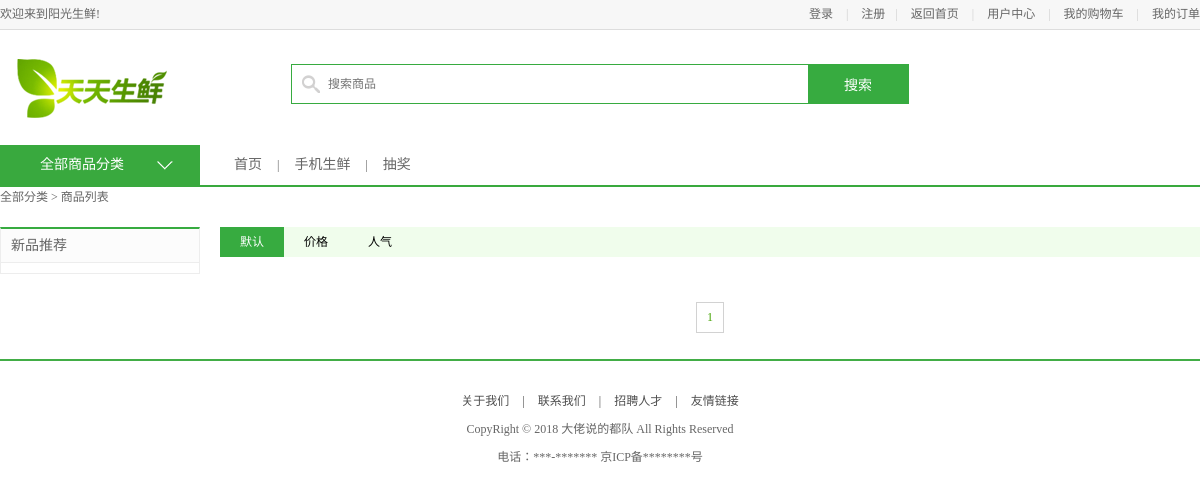
Before: /list3_1_1/ with the older database file.
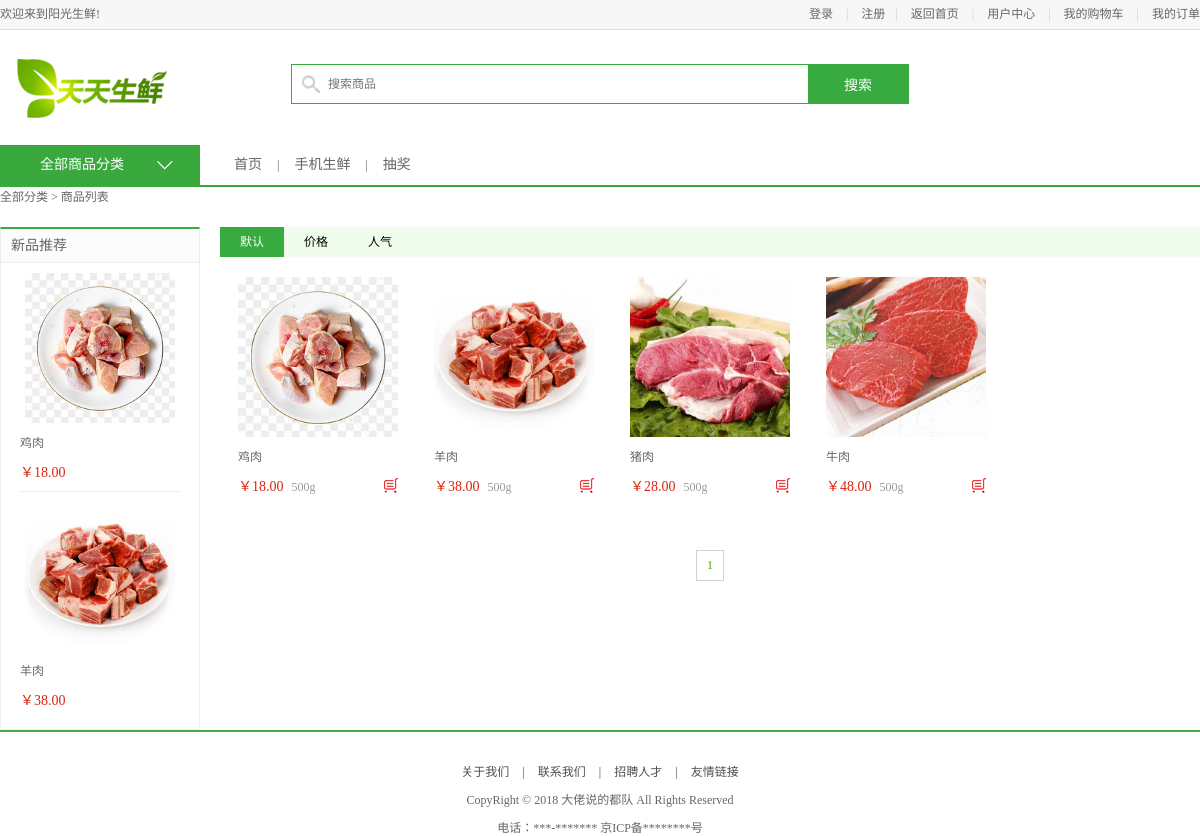
After: the same page with the newer database file.
### apps/df_goods/models.py (models this page shows, shortened)
class GoodsInfo(models.Model):
    isDelete = models.BooleanField(default=False)  # 逻辑删除
    gtitle = models.CharField(max_length=20, verbose_name="商品名称", unique=True)
    gpic = models.ImageField(verbose_name='商品图片', upload_to='df_goods/image/%Y/%m', null=True, blank=True)  # 商品图片
    gprice = models.DecimalField(max_digits=5, decimal_places=2, verbose_name="商品价格")  # 商品价格小数位为两位，整数位为3位
    gunit = models.CharField(max_length=20, default='500g', verbose_name="单位重量")
    gclick = models.IntegerField(verbose_name="点击量", default=0, null=False)
    gjianjie = models.CharField(max_length=200, verbose_name="简介")
    gkucun = models.IntegerField(verbose_name="库存", default=0)
    gcontent = HTMLField(max_length=200, verbose_name="详情")
    gtype = models.ForeignKey(TypeInfo, on_delete=models.CASCADE, verbose_name="分类")  # 外键关联TypeInfo表
    class Meta:
        verbose_name = "商品"
        verbose_name_plural = verbose_name

### apps/df_goods/views.py (the view)
# urls.py: url('^list(\d+)_(\d+)_(\d+)/$', views.good_list, name="good_list"),
def good_list(request, tid, pindex, sort):
    typeinfo = TypeInfo.objects.get(pk=int(tid))
    news = typeinfo.goodsinfo_set.order_by('-id')[0:2]
    goods_list = []
    cart_num, guest_cart = 0, 0
    try:
        user_id = request.session['user_id']
    except:
        user_id = None
    if user_id:
        guest_cart = 1
        cart_num = CartInfo.objects.filter(user_id=int(user_id)).count()
    if sort == '1':  # 默认最新
        goods_list = GoodsInfo.objects.filter(gtype_id=int(tid)).order_by('-id')
    elif sort == '2':  # 按照价格
        goods_list = GoodsInfo.objects.filter(gtype_id=int(tid)).order_by('-gprice')
    elif sort == '3':  # 按照人气点击量
        goods_list = GoodsInfo.objects.filter(gtype_id=int(tid)).order_by('-gclick')
    paginator = Paginator(goods_list, 4)
    page = paginator.page(int(pindex))
    context = {
        'title': '商品列表',
        'guest_cart': guest_cart,
        'cart_num': cart_num,
        'page': page,
        'paginator': paginator,
        'typeinfo': typeinfo,
        'sort': sort,  # 排序方式
        'news': news,
    }
    return render(request, 'df_goods/list.html', context)

### templates/df_goods/list.html (shortened to what this page needs)
{% extends 'df_goods/main.html' %}
{% block center_content %}
	<div class="main_wrap clearfix">
		<div class="l_wrap fl clearfix">
			<div class="new_goods">
				<h3>新品推荐</h3>
				<ul>
                    {% for goods in news %}
                        <li>
                            <a href="/{{ goods.id }}"><img src="{{ MEDIA_URL }}{{ goods.gpic }}"></a>
    						<h4><a href="/{{ goods.id }}">{{ goods.gtitle }}</a></h4>
    						<div class="prize">￥{{ goods.gprice }}</div>
                        </li>
                    {% endfor %}
				</ul>
			</div>
		</div>
		<div class="r_wrap fr clearfix">
			<div class="sort_bar">
                <a href="/list{{ typeinfo.id }}_1_1"
                   {% if sort == '1' %}
                    class="active"
                   {% endif %}
                    >默认</a>
                <a href="/list{{ typeinfo.id }}_1_2"
                    >价格</a>
                <a href="/list{{ typeinfo.id }}_1_3"
                    >人气</a>
			</div>
			<ul class="goods_type_list clearfix">
                {%  for g in page %}
                <li>
					<a href="/{{ g.id }}/"><img src="{{ MEDIA_URL }}{{ g.gpic }}"></a>
					<h4><a href="/{{ g.id }}/">{{ g.gtitle }}</a></h4>
					<div class="operate">
						<span class="prize">￥{{ g.gprice }}</span>
						<span class="unit">{{ g.gunit }}</span>
						<a href="/cart/add{{ g.id }}_1/" class="add_goods" title="加入购物车"></a>
					</div>
				</li>
                {% endfor %}
			</ul>
			<div class="pagenation">
                {% for pindex in paginator.page_range %}
                    {% if pindex == page.number %}
                        <a href="/list{{ typeinfo.id }}_{{pindex}}_{{ sort }}" class="active">{{ pindex }}</a>
                    {% else %}
                        <a href="/list{{ typeinfo.id }}_{{pindex}}_{{ sort }}">{{ pindex }}</a>
                    {% endif %}
                {% endfor %}
			</div>
		</div>
	</div>
{% endblock center_content %}

### templates/df_goods/main.html (shortened to what this page needs)
{% extends 'base.html' %}
{% block center_body %}
    <div class="navbar_con">
		<div class="navbar clearfix">
			<div class="subnav_con fl">
				<h1>全部商品分类</h1>
				<span></span>
			</div>
			<ul class="navlist fl">
				<li><a href="{% url "df_goods:index" %}">首页</a></li>
				<li class="interval">|</li>
				<li><a href="">手机生鲜</a></li>
				<li class="interval">|</li>
				<li><a href="{% url "df_goods:coupon" %}">抽奖</a></li>
			</ul>
		</div>
	</div>
	<div class="breadcrumb">
		全部分类 > {{ title }}
	</div>
{% block center_content %}
{% endblock center_content %}
{% endblock center_body %}

### templates/base.html (shortened to what this page needs)
{% extends 'base_foot.html' %}
{% block body %}
    <div class="header_con">
		<div class="header">
			<div class="welcome fl">欢迎来到阳光生鲜!</div>
			<div class="fr">
                {% if request.session.user_name|default:'' != '' %}
				<div class="login_btn fl">欢迎您：<em>{{ request.session.user_name }}</em>
                    <em>{{ request.session.user_consume }}</em>
                    <span>|</span>
                    <em><a href="{% url "df_user:logout" %}">退出</a></em>
				</div>
                {% else %}
				<div class="login_btn fl">
					<a href="{% url "df_user:login" %}">登录</a>
					<span>|</span>
					<a href="{% url "df_user:register" %}">注册</a>
				</div>
                {% endif %}
				<div class="user_link fl">
                    <span>|</span>
					<a href="{% url "df_goods:index" %}">返回首页</a>
					<span>|</span>
					<a href="{% url "df_user:info" %}">用户中心</a>
					<span>|</span>
					<a href="{% url "df_cart:cart" %}">我的购物车</a>
					<span>|</span>
					<a href="{% url "df_user:order" 1 %}">我的订单</a>
				</div>
			</div>
		</div>
	</div>
    <div class="search_bar clearfix">
		<a href="/" class="logo fl"><img src="/static/images/logo.png"></a>
		<div class="search_con fl">
			<input type="text" class="input_text fl" name="q" placeholder="搜索商品">
			<input type="button" class="input_btn fr" name="" value="搜索">
		</div>
	</div>
{% block center_body %}
{% endblock center_body %}
{% endblock body %}

### templates/base_foot.html (shortened to what this page needs)
<!DOCTYPE html PUBLIC "-//W3C//DTD XHTML 1.0 Transitional//EN" "http://www.w3.org/TR/xhtml1/DTD/xhtml1-transitional.dtd">
<html xmlns="http://www.w3.org/1999/xhtml" xml:lang="en">
{% load staticfiles %}
<head>
	<link rel="stylesheet" type="text/css" href="/static/css/reset.css">
	<link rel="stylesheet" type="text/css" href="/static/css/main.css">
</head>
<body>
{% block body %}{% endblock body %}
    <div class="footer no-mp">
		<div class="foot_link">
			<a href="https://github.com/weilanhanf/daily_fresh_demo">关于我们</a>
			<span>|</span>
			<a href="https://www.cnblogs.com/welan/">联系我们</a>
			<span>|</span>
			<a href="#">招聘人才</a>
			<span>|</span>
			<a href="#">友情链接</a>
		</div>
		<p>CopyRight © 2018 大佬说的都队 All Rights Reserved</p>
		<p>电话：***-*******    京ICP备********号</p>
	</div>
</body>
</html>

### static/css/main.css (style rules this page uses)
body { font-family:'Microsoft Yahei';font-size:12px;color:#666; }
html,body { height:100% }
.header_con { background-color:#f7f7f7; height:29px; border-bottom:1px solid #dddddd }
.header { width:1200px; height:29px; margin:0 auto; }
.welcome,.login_info,.login_btn,.user_link { line-height:29px; }
.login_btn a,.user_link a { color:#666; }
.login_btn span,.user_link span { color:#cecece; margin:0 10px; }
.search_bar { width:1200px;height:115px;margin:0 auto; }
.logo { width:150px;height:59px;margin:29px 0 0 17px; }
.search_con { width:616px;height:38px;border:1px solid #37ab40;margin:34px 0 0 124px;background:url(../images/icons.png) 10px -338px no-repeat; }
.search_con .input_text { width:470px;height:34px;border:0px;margin:2px 0 0 36px;outline:none;font-size:12px;color:#737272;font-family:'Microsoft Yahei' }
.search_con .input_btn { width:100px;height:38px;background-color:#37ab40;border:0px;font-size:14px;color:#fff;font-family:'Microsoft Yahei';outline:none;cursor:pointer; }
.navbar_con { height:40px;border-bottom:2px solid #39a93e }
.navbar { width:1200px;margin:0 auto; }
.navbar h1 { width:200px;height:40px;line-height:40px;text-align: center;font-size:14px;color:#fff;background-color:#39a93e; }
.navbar .subnav_con { width:200px;height:40px;background-color:#39a93e;position:relative;cursor:pointer; }
.navbar .subnav_con h1 { position:absolute;left:0;top:0;text-align:left;text-indent:40px }
.navbar .subnav_con span { display:block;width:16px;height:9px;background:url(../images/down.png) no-repeat;position:absolute;right:27px;top:16px;transition:all 300ms ease-in; }
.navlist { margin-left:34px; }
.navlist li { height:40px;float:left;line-height:40px; }
.navlist li a { color:#666;font-size:14px }
.navlist .interval { margin:0 15px; }
.footer { border-top:2px solid #42ad46; margin:30px 0; }
.foot_link { text-align:center;margin-top:30px; }
.foot_link a,.foot_link span { color:#4e4e4e; }
.foot_link span { padding:0 10px }
.footer p { text-align:center; margin-top:10px; }
.breadcrumb { width:1200px;height:40px;margin:0 auto; }
.main_wrap { width:1200px;margin:0 auto; }
.l_wrap { width:200px; }
.r_wrap { width:980px; }
.new_goods { border:1px solid #ededed; border-top:2px solid #37ab40; padding-bottom:10px; }
.new_goods h3 { height:33px;line-height:33px;background-color:#fcfcfc;border-bottom:1px solid #ededed;font-size:14px;font-weight:normal;text-indent:10px; }
.new_goods ul { width:160px;margin:0 auto;overflow:hidden; }
.new_goods li { border-bottom:1px solid #ededed;margin-bottom:-1px; }
.new_goods li img { display:block;width:150px;height:150px;margin:10px auto; }
.new_goods li h4 { width:160px;margin:0 auto; }
.new_goods li h4 a { font-weight:normal;color:#666;display:block;width:160px;overflow:hidden;white-space:nowrap;text-overflow:ellipsis; }
.new_goods li .prize { font-size:14px;color:#da260e;margin:10px auto; }
.sort_bar { height:30px;background-color:#f0fdec }
.sort_bar a { display:block;height:30px;line-height:30px;padding:0 20px;float:left;color:#000 }
.sort_bar .active { background-color:#37ab40;color:#fff; }
.goods_type_list { margin:10px auto 0; }
.goods_type_list li { width:196px; float:left; margin-bottom:10px }
.goods_type_list li img { width:160px;height:160px;display:block;margin:10px auto; }
.goods_type_list li h4 { width:160px;margin:0 auto; }
.goods_type_list li h4 a { font-weight:normal;color:#666;display:block;width:160px;overflow:hidden;white-space:nowrap;text-overflow:ellipsis; }
.operate { width:160px;margin:10px auto;position:relative; }
.goods_type_list .operate .prize { color:#da260e; font-size:14px; }
.goods_type_list .operate .unit { color:#999;padding-left:5px; }
.goods_type_list .operate .add_goods { display:inline-block;width:15px;height:15px;background:url(../images/shop_cart.png);position:absolute;right:0;top:3px; }
.pagenation { height:32px;text-align:center;font-size:0;margin:30px auto; }
.pagenation a { display:inline-block;border:1px solid #d2d2d2;background-color:#f8f6f7;font-size:12px;padding:7px 10px;color:#666;margin:5px }
.pagenation .active { background-color:#fff;color:#43a200 }
.no-mp { margin-top:0px; }

Changed rows visible on the page:
added GoodsInfo: gpic (picture), gtitle "鸡肉", gprice "18.00", gunit "500g"
added GoodsInfo: gpic (picture), gtitle "羊肉", gprice "38.00", gunit "500g"
added GoodsInfo: gpic (picture), gtitle "猪肉", gprice "28.00", gunit "500g"
added GoodsInfo: gpic (picture), gtitle "牛肉", gprice "48.00", gunit "500g"
